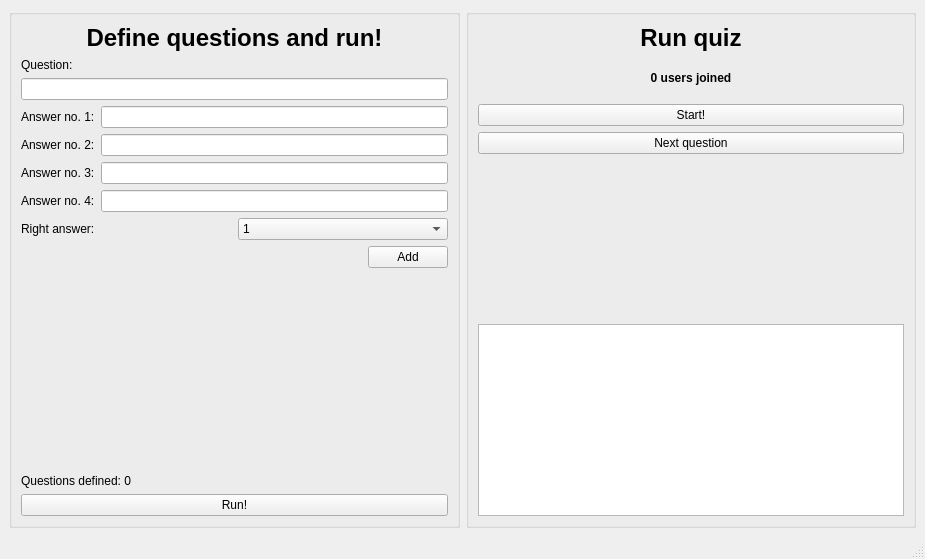
<?xml version="1.0" encoding="UTF-8"?>
<ui version="4.0">
 <class>ServerWindow</class>
 <widget class="QMainWindow" name="ServerWindow">
  <property name="geometry">
   <rect>
    <x>0</x>
    <y>0</y>
    <width>925</width>
    <height>559</height>
   </rect>
  </property>
  <property name="sizePolicy">
   <sizepolicy hsizetype="Maximum" vsizetype="Preferred">
    <horstretch>0</horstretch>
    <verstretch>0</verstretch>
   </sizepolicy>
  </property>
  <property name="windowTitle">
   <string>MainWindow</string>
  </property>
  <widget class="QWidget" name="centralwidget">
   <layout class="QGridLayout" name="gridLayout">
    <item row="0" column="0">
     <layout class="QHBoxLayout" name="horizontalLayout">
      <item>
       <widget class="QGroupBox" name="groupBox">
        <property name="sizePolicy">
         <sizepolicy hsizetype="Expanding" vsizetype="Preferred">
          <horstretch>0</horstretch>
          <verstretch>0</verstretch>
         </sizepolicy>
        </property>
        <property name="title">
         <string/>
        </property>
        <layout class="QGridLayout" name="gridLayout_2">
         <item row="1" column="0">
          <widget class="QLabel" name="label_3">
           <property name="text">
            <string>Question:</string>
           </property>
          </widget>
         </item>
         <item row="3" column="0">
          <layout class="QHBoxLayout" name="horizontalLayout_2">
           <item>
            <widget class="QLabel" name="label_4">
             <property name="text">
              <string>Answer no. 1:</string>
             </property>
            </widget>
           </item>
           <item>
            <widget class="QLineEdit" name="lineQuestion1"/>
           </item>
          </layout>
         </item>
         <item row="10" column="0">
          <widget class="QLabel" name="questionCountLabel">
           <property name="text">
            <string>Questions defined: 0</string>
           </property>
          </widget>
         </item>
         <item row="0" column="0">
          <widget class="QLabel" name="label_2">
           <property name="text">
            <string>&lt;html&gt;&lt;head/&gt;&lt;body&gt;&lt;h1 align=&quot;center&quot; style=&quot; margin-top:18px; margin-bottom:12px; margin-left:0px; margin-right:0px; -qt-block-indent:0; text-indent:0px;&quot;&gt;&lt;span style=&quot; font-size:xx-large; font-weight:600;&quot;&gt;Define questions and run!&lt;/span&gt;&lt;/h1&gt;&lt;/body&gt;&lt;/html&gt;</string>
           </property>
          </widget>
         </item>
         <item row="11" column="0">
          <widget class="QPushButton" name="runButton">
           <property name="enabled">
            <bool>true</bool>
           </property>
           <property name="text">
            <string>Run!</string>
           </property>
          </widget>
         </item>
         <item row="6" column="0">
          <layout class="QHBoxLayout" name="horizontalLayout_5">
           <item>
            <widget class="QLabel" name="label_7">
             <property name="text">
              <string>Answer no. 4:</string>
             </property>
            </widget>
           </item>
           <item>
            <widget class="QLineEdit" name="lineQuestion4"/>
           </item>
          </layout>
         </item>
         <item row="2" column="0">
          <widget class="QLineEdit" name="questionContent"/>
         </item>
         <item row="8" column="0">
          <layout class="QHBoxLayout" name="horizontalLayout_6">
           <item>
            <spacer name="horizontalSpacer">
             <property name="orientation">
              <enum>Qt::Horizontal</enum>
             </property>
             <property name="sizeHint" stdset="0">
              <size>
               <width>40</width>
               <height>20</height>
              </size>
             </property>
            </spacer>
           </item>
           <item>
            <widget class="QPushButton" name="addQuestionButton">
             <property name="text">
              <string>Add</string>
             </property>
            </widget>
           </item>
          </layout>
         </item>
         <item row="4" column="0">
          <layout class="QHBoxLayout" name="horizontalLayout_3">
           <item>
            <widget class="QLabel" name="label_5">
             <property name="text">
              <string>Answer no. 2:</string>
             </property>
            </widget>
           </item>
           <item>
            <widget class="QLineEdit" name="lineQuestion2"/>
           </item>
          </layout>
         </item>
         <item row="5" column="0">
          <layout class="QHBoxLayout" name="horizontalLayout_4">
           <item>
            <widget class="QLabel" name="label_6">
             <property name="text">
              <string>Answer no. 3:</string>
             </property>
            </widget>
           </item>
           <item>
            <widget class="QLineEdit" name="lineQuestion3"/>
           </item>
          </layout>
         </item>
         <item row="7" column="0">
          <layout class="QHBoxLayout" name="horizontalLayout_7">
           <item>
            <widget class="QLabel" name="label_10">
             <property name="text">
              <string>Right answer:</string>
             </property>
            </widget>
           </item>
           <item>
            <widget class="QComboBox" name="rightAnswerSelector">
             <item>
              <property name="text">
               <string>1</string>
              </property>
             </item>
             <item>
              <property name="text">
               <string>2</string>
              </property>
             </item>
             <item>
              <property name="text">
               <string>3</string>
              </property>
             </item>
             <item>
              <property name="text">
               <string>4</string>
              </property>
             </item>
            </widget>
           </item>
          </layout>
         </item>
         <item row="9" column="0">
          <spacer name="verticalSpacer">
           <property name="orientation">
            <enum>Qt::Vertical</enum>
           </property>
           <property name="sizeHint" stdset="0">
            <size>
             <width>20</width>
             <height>40</height>
            </size>
           </property>
          </spacer>
         </item>
        </layout>
       </widget>
      </item>
      <item>
       <widget class="QGroupBox" name="groupBox_2">
        <property name="enabled">
         <bool>true</bool>
        </property>
        <property name="sizePolicy">
         <sizepolicy hsizetype="Expanding" vsizetype="Preferred">
          <horstretch>0</horstretch>
          <verstretch>0</verstretch>
         </sizepolicy>
        </property>
        <property name="title">
         <string/>
        </property>
        <layout class="QVBoxLayout" name="verticalLayout">
         <item>
          <widget class="QLabel" name="label">
           <property name="text">
            <string>&lt;html&gt;&lt;head/&gt;&lt;body&gt;&lt;h1 align=&quot;center&quot; style=&quot; margin-top:18px; margin-bottom:12px; margin-left:0px; margin-right:0px; -qt-block-indent:0; text-indent:0px;&quot;&gt;&lt;span style=&quot; font-size:xx-large; font-weight:600;&quot;&gt;Run quiz&lt;/span&gt;&lt;/h1&gt;&lt;/body&gt;&lt;/html&gt;</string>
           </property>
          </widget>
         </item>
         <item>
          <widget class="QLabel" name="userCounterLabel">
           <property name="sizePolicy">
            <sizepolicy hsizetype="Preferred" vsizetype="Fixed">
             <horstretch>0</horstretch>
             <verstretch>0</verstretch>
            </sizepolicy>
           </property>
           <property name="minimumSize">
            <size>
             <width>0</width>
             <height>40</height>
            </size>
           </property>
           <property name="text">
            <string>&lt;html&gt;&lt;head/&gt;&lt;body&gt;&lt;h4 align=&quot;center&quot; style=&quot; margin-top:12px; margin-bottom:4px; margin-left:0px; margin-right:0px; -qt-block-indent:0; text-indent:0px;&quot;&gt;&lt;span style=&quot; font-size:12pt; font-weight:600;&quot;&gt;0 users joined&lt;/span&gt;&lt;/h4&gt;&lt;/body&gt;&lt;/html&gt;</string>
           </property>
          </widget>
         </item>
         <item>
          <widget class="QPushButton" name="startButton">
           <property name="sizePolicy">
            <sizepolicy hsizetype="Minimum" vsizetype="Minimum">
             <horstretch>0</horstretch>
             <verstretch>0</verstretch>
            </sizepolicy>
           </property>
           <property name="text">
            <string>Start!</string>
           </property>
          </widget>
         </item>
         <item>
          <widget class="QPushButton" name="nextQuestionButton">
           <property name="text">
            <string>Next question</string>
           </property>
          </widget>
         </item>
         <item>
          <spacer name="verticalSpacer_2">
           <property name="orientation">
            <enum>Qt::Vertical</enum>
           </property>
           <property name="sizeHint" stdset="0">
            <size>
             <width>20</width>
             <height>40</height>
            </size>
           </property>
          </spacer>
         </item>
         <item>
          <widget class="QTextEdit" name="textEdit"/>
         </item>
        </layout>
       </widget>
      </item>
     </layout>
    </item>
   </layout>
  </widget>
  <widget class="QMenuBar" name="menubar">
   <property name="geometry">
    <rect>
     <x>0</x>
     <y>0</y>
     <width>925</width>
     <height>30</height>
    </rect>
   </property>
  </widget>
  <widget class="QStatusBar" name="statusbar"/>
 </widget>
 <resources/>
 <connections/>
</ui>
